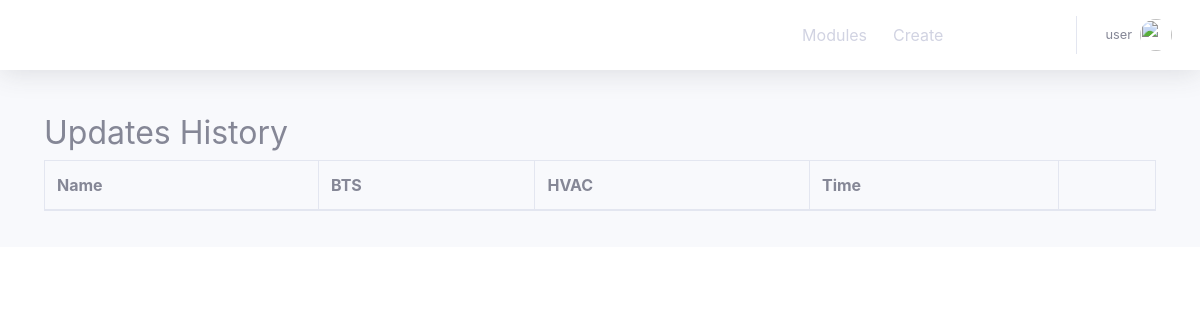
Page /history/127.0.0.1:8000 on the earlier database version.
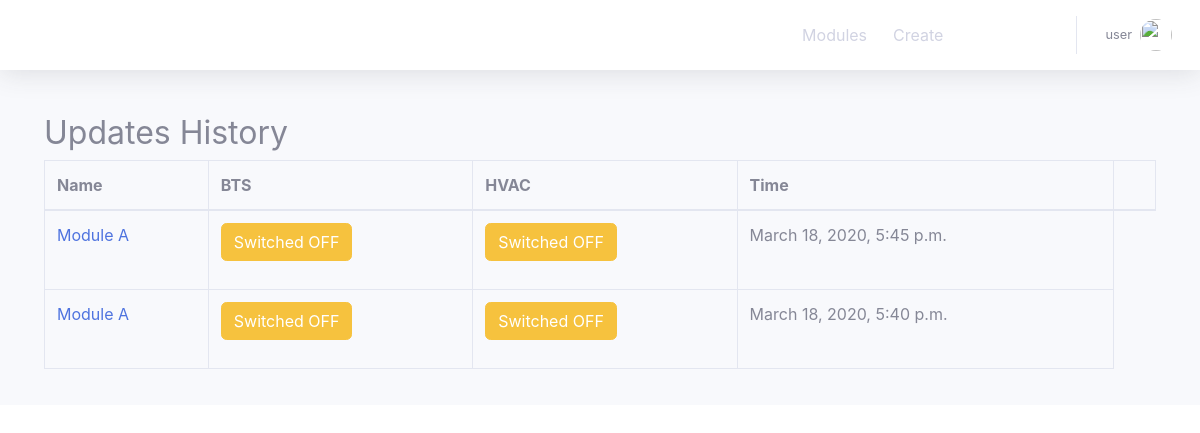
Same page on the later database version.
### Powerapp/models.py (models this page shows, shortened)
class UpdateTracker(models.Model):
    module = models.ForeignKey(Module,on_delete=models.CASCADE)
    btsstatus = models.BooleanField(default=False) # the BTS status of the site on or off
    hvacstatus = models.BooleanField(default=False) # the HVAC status of the site on or off
    genstatus = models.BooleanField(default=False,null=True) # the GEN status of the site on or off
    mainsstatus = models.BooleanField(default=False, null=True) # the MAINS status of the site on or off
    time = models.DateTimeField(auto_now_add=True) # update time update was received
    delta = models.BooleanField(default=False) # indicate if changed or not

class Module(models.Model):
    ipaddress = models.CharField(max_length=200,null=False,primary_key=True) # ip addresss for the power module onsite
    port = models.CharField(max_length=4,null=True) # the power module port
    online = models.BooleanField(default=False) # onine status of the module
    name = models.CharField(max_length=200,null=True) # the site name of the device module
    btsstatus = models.BooleanField(default=False) # the BTS status of the site on or off
    hvacstatus = models.BooleanField(default=False) # the HVAC status of the site on or off
    genstatus = models.BooleanField(default=False) # the GEN status of the site on or off

### Powerapp/views.py (the view)
# urls.py: path('history/<str:pk>', HistoryView.as_view(), name = 'history'),
class HistoryView(ListView):
    model = UpdateTracker
    template_name = 'Powerapp/listmodule_records.html'
    context_object_name = 'updates'
    def get_queryset(self):
        return UpdateTracker.objects.filter(module__ipaddress=self.kwargs['pk']).order_by('-time')[:20]

### Powerapp/templates/Powerapp/listmodule_records.html (shortened to what this page needs)
{% extends 'Powerapp/base.html' %}
{% block content %}
<div class="card-body">
    <h2> {{ record.module }}Updates History</h2>
    <div class="table-responsive">
        <table class="table table-bordered" id="dataTable" width="100%" cellspacing="0">
    <thead>
    <th>Name</th>
    <th>BTS</th>
    <th>HVAC</th>
    <th>Time</th>
    <th></th>
    </thead>
    <tbody>
        {% for record in updates %}
    <tr>
        <td><a href="{% url 'Powerapp:detailmodule' pk=record.module.pk%}">{{ record.module.name}}</a></td>
        <td>
                     {% if record.btsstatus %}
            <p class="btn btn-primary">Switched ON</p>
            {% else %}
             <p class = "btn btn-warning">Switched OFF</p>
            {% endif %}
        </td>
        <td>
            {% if record.hvacstatus %}
            <p class="btn btn-primary">Switched ON</p>
            {% else %}
            <p class = "btn btn-warning">Switched OFF</p>
            {% endif %}
        </td>
        <td>{{ record.time}}</td>
    </tr>
        {% endfor %}
    </tbody>
</table>
    </div>
</div>
{% endblock %}

Differences in the rows shown:
added UpdateTracker: module.name "Module A", btsstatus "Switched OFF", hvacstatus "Switched OFF", time "March 18, 2020, 5:45 p.m."
added UpdateTracker: module.name "Module A", btsstatus "Switched OFF", hvacstatus "Switched OFF", time "March 18, 2020, 5:40 p.m."
